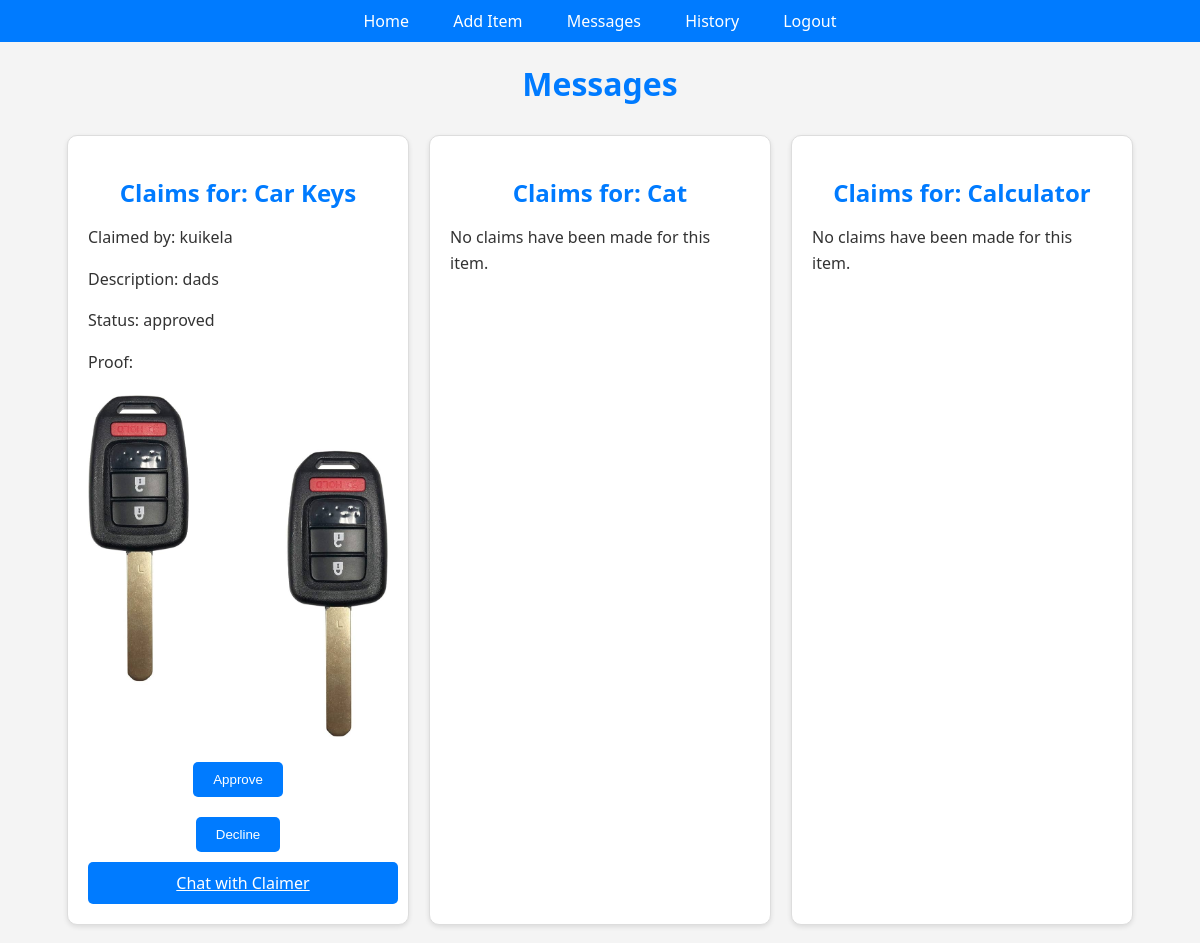
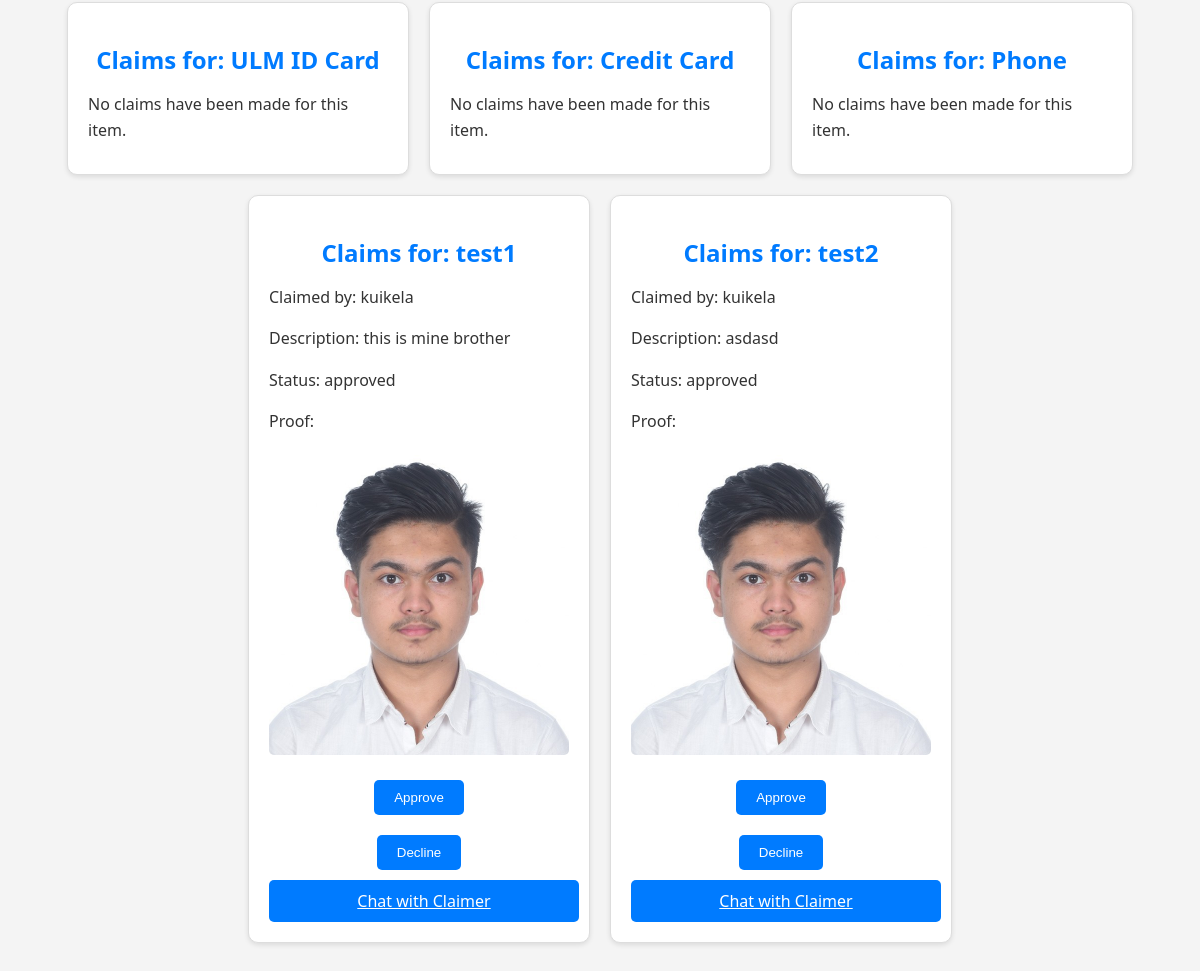
Screenshot of /messages (signed in) with the database file from the repository (2 pictures, top to bottom).
### app.py (models this page shows, shortened)
class Item(db.Model):
    id = db.Column(db.Integer, primary_key=True)
    name = db.Column(db.String(100), nullable=False)
    description = db.Column(db.String(255))
    image_path = db.Column(db.String(255))  # Stores the path relative to 'static/'
    category = db.Column(db.String(50), nullable=False)  # Add this line for category
    user_id = db.Column(db.Integer, db.ForeignKey('user.id'), nullable=False)
    user = db.relationship('User', backref=db.backref('items', lazy=True))

class Claim(db.Model):
    id = db.Column(db.Integer, primary_key=True)
    description = db.Column(db.String(255), nullable=False)
    proof_image_path = db.Column(db.String(255))  # Store the relative path to the proof image
    item_id = db.Column(db.Integer, db.ForeignKey('item.id'), nullable=False)
    claimer_id = db.Column(db.Integer, db.ForeignKey('user.id'), nullable=False)
    created_at = db.Column(db.DateTime, default=datetime.utcnow)
    STATUS_CHOICES = {
        ('pending', 'Pending'),
        ('approved', 'Approved'),
        ('rejected', 'Rejected'),
    }
    status = db.Column(db.String(50), nullable=False, default='pending', info={'choices': STATUS_CHOICES})
    item = db.relationship('Item', backref=db.backref('claims', lazy=True))
    claimer = db.relationship('User', backref=db.backref('claims', lazy=True))

class User(db.Model):
    id = db.Column(db.Integer, primary_key=True)
    name = db.Column(db.String(100), nullable=False)
    username = db.Column(db.String(80), unique=True, nullable=False)
    email = db.Column(db.String(120), unique=True, nullable=False)  # Add the email field
    password = db.Column(db.String(120), nullable=False)

### app.py (the view)
@app.route('/messages')
def messages():
    if 'user_id' not in session:
        flash('You must be logged in to view this page.', 'error')
        return redirect(url_for('login'))
    user_items = Item.query.filter_by(user_id=session['user_id']).all()
    return render_template('messages.html', items=user_items, User=User)  # Pass the User model to the template

### templates/messages.html (shortened to what this page needs)
<!DOCTYPE html>
<html lang="en">
<head>
</head>
<body>
    <nav>
        <a href="{{ url_for('items') }}">Home</a>
        <a href="{{ url_for('add_item') }}">Add Item</a>
        <a href="{{ url_for('messages') }}">Messages</a>
        <a href="{{ url_for('history') }}">History</a>
        <a href="{{ url_for('logout') }}">Logout</a>
    </nav>
    <h1>Messages</h1>
    <ul>
        {% for item in items %}
            <li>
                <h2>Claims for: {{ item.name }}</h2>
                {% if item.claims|length > 0 %}
                    {% for claim in item.claims %}
                        <div>
                            {% set user = User.query.get(claim.claimer_id) %}
                            <p>Claimed by: {{ user.name }}</p>
                            <p>Description: {{ claim.description }}</p>
                            <p>Status: {{ claim.status }}</p>
                            <p>Proof:</p>
                            <img src="{{ url_for('static', filename='proofs/' + claim.proof_image_path) }}" alt="Proof Image">
                            <form action="{{ url_for('update_claim_status', claim_id=claim.id, status='approved') }}" method="post">
                                <button type="submit">Approve</button>
                            </form>
                            <form action="{{ url_for('update_claim_status', claim_id=claim.id, status='rejected') }}" method="post">
                                <button type="submit">Decline</button>
                            </form>
                            {% if claim.status == 'approved' %}
                                <a href="{{ url_for('chat', receiver=user.username) }}" class="chat-button">Chat with Claimer</a>
                            {% endif %}
                        </div>
                    {% endfor %}
                {% else %}
                    <p>No claims have been made for this item.</p>
                {% endif %}
            </li>
        {% else %}
            <p>None</p>
        {% endfor %}
    </ul>
</body>
</html>

### templates/messages.html (style rules this page uses)
body { font-family: 'Segoe UI', Tahoma, Geneva, Verdana, sans-serif; background-color: #f4f4f4; margin: 0; padding: 0; color: #333; }
h1, h2 { text-align: center; color: #007bff; margin-top: 20px; margin-bottom: 10px; }
nav { background-color: #007bff; color: white; padding: 10px 0; text-align: center; }
nav a { color: white; padding: 12px 20px; text-decoration: none; font-size: 16px; transition: background-color 0.3s; }
ul { list-style-type: none; padding: 0; margin: 20px 0; display: flex; flex-wrap: wrap; justify-content: center; }
li { background-color: #fff; border: 1px solid #ddd; border-radius: 10px; margin: 10px; padding: 20px; width: calc(50% - 40px); max-width: 300px; text-align: left; box-shadow: 0 2px 5px rgba(0, 0, 0, 0.1); transition: transform 0.3s, box-shadow 0.3s; }
li img { width: 100%; height: auto; margin-top: 10px; border-radius: 5px; }
li p { margin-bottom: 10px; line-height: 1.6; }
form { text-align: center; margin-top: 20px; }
button, .chat-button { padding: 10px 20px; background-color: #007bff; color: #fff; border: none; border-radius: 5px; cursor: pointer; transition: background-color 0.3s; }
.chat-button { display: block; width: 90%; text-align: center; margin-top: 10px; }

### rows the page displays
Item: name "Car Keys"
Claim: description "dads", status "approved", proof_image_path (picture)
User: name "kuikela"
Item: name "Cat", shows "No claims have been made for this item."
Item: name "Calculator", shows "No claims have been made for this item."
Item: name "ULM ID Card", shows "No claims have been made for this item."
Item: name "Credit Card", shows "No claims have been made for this item."
Item: name "Phone", shows "No claims have been made for this item."
Item: name "test1"
Claim: description "this is mine brother", status "approved", proof_image_path (picture)
Item: name "test2"
Claim: description "asdasd", status "approved", proof_image_path (picture)
